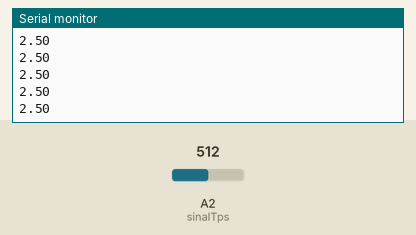
This sketch was run on a simulated Arduino Uno, built with avr-gcc and run on an emulated ATmega328P. Shown: the last lines printed to the serial monitor. The inputs (shaded band) are chosen by the test bench; at power-on: A2 (sinalTps) = 512.

Above: at 1.2 s.
1.3 s: A2 (sinalTps) set to 716
At 2.2 s:
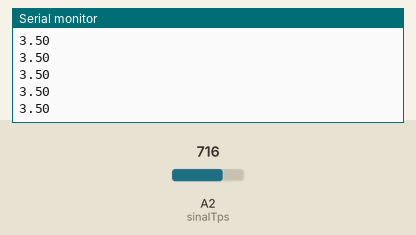
2.8 s: A2 (sinalTps) set to 900
At 3.9 s:
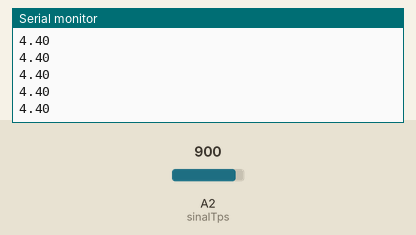
Timing chart, 0 to 5.8 s (numbered marks = the images above; inputs shaded):
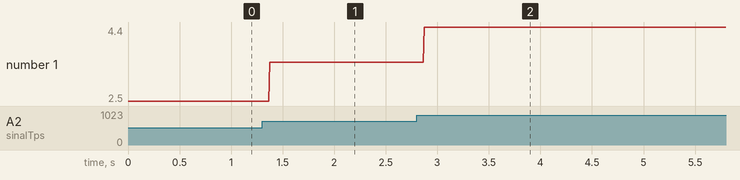

Measured:
- after the input at 1.3 s, the serial monitor: prints a new line after 0.07 s (image 1)
- after the input at 2.8 s, the serial monitor: prints a new line after 0.07 s (image 2)
- plotted number 1: 2.5 → 3.5 after the input at 1.3 s, 3.5 → 4.4 after the input at 2.8 s

The sketch:

test_tps.ino
```cpp
int led100pcTps = 2;
int sinalTps = 2;

void setup() {
  // put your setup code here, to run once:
  Serial.begin(9600);
    pinMode(led100pcTps, OUTPUT);
    pinMode(sinalTps, INPUT);


}

void loop() {
  // put your main code here, to run repeatedly:
  //Serial.println("tps: ");
  float tensao = analogRead(sinalTps)*5.0/1023.0;
  Serial.println(tensao);

  if (tensao > 0.60){
    digitalWrite(led100pcTps, HIGH);
  }else{
      digitalWrite(led100pcTps, LOW);
  }

}
```
